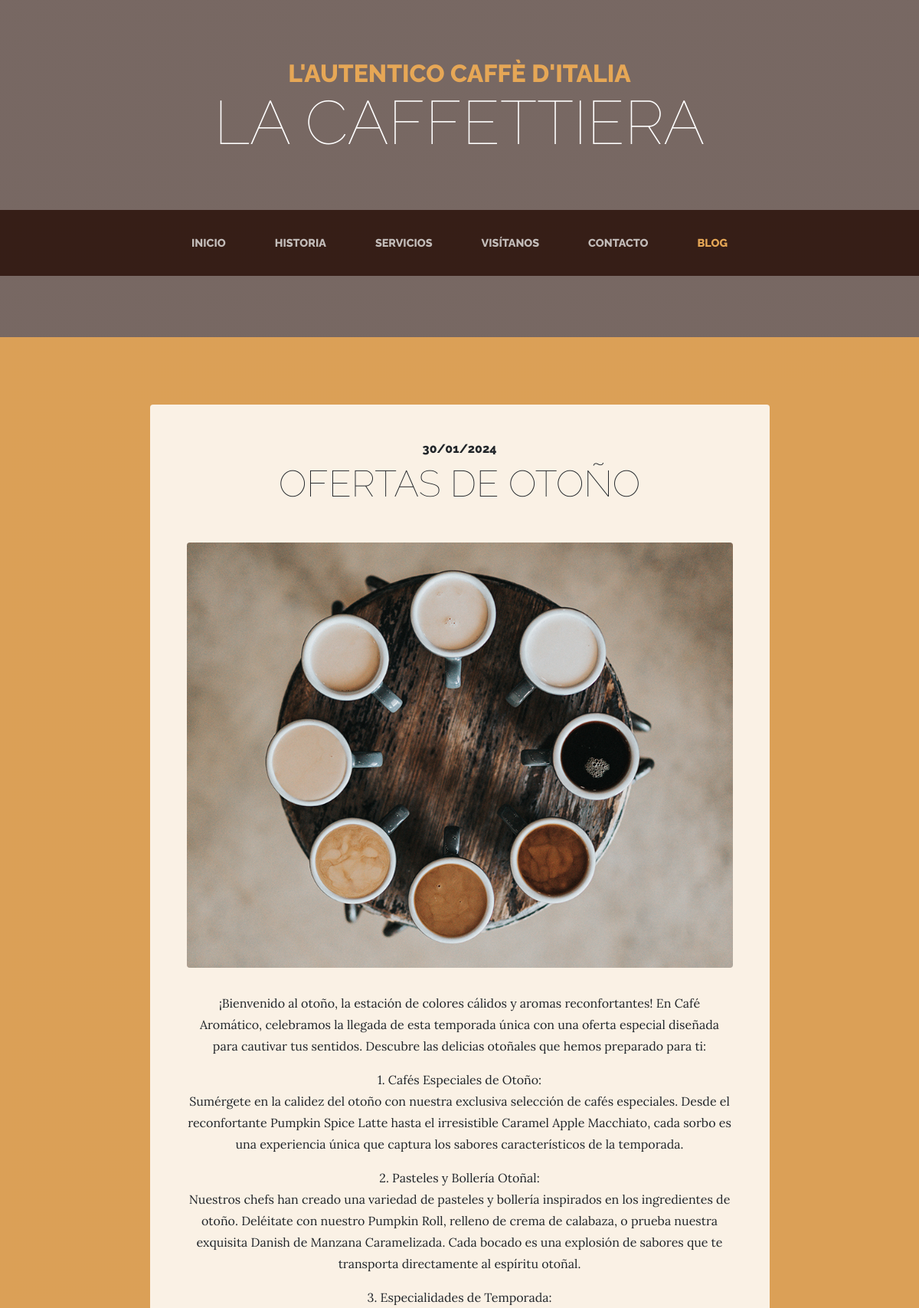
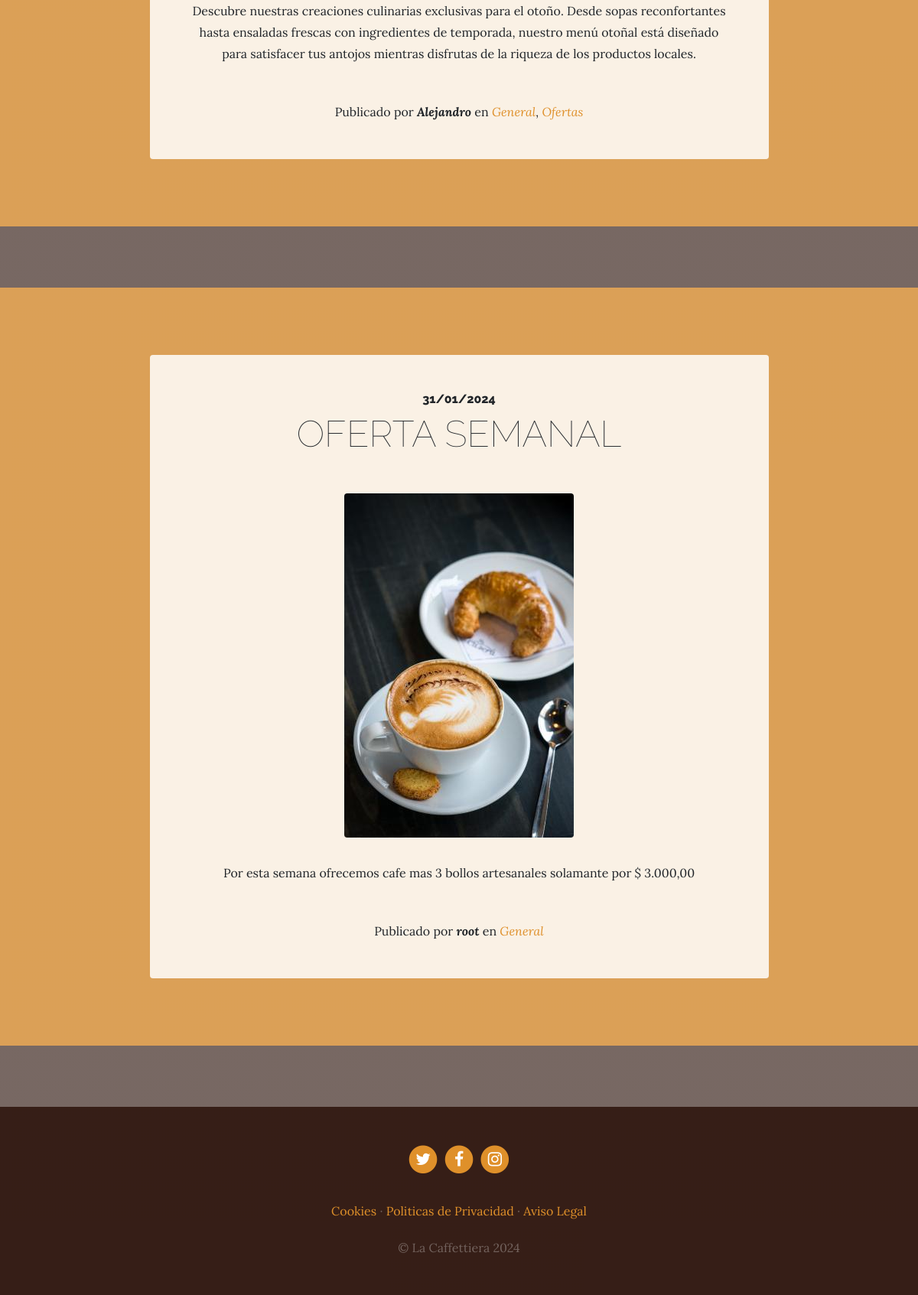
Screenshot of /blog/category/1/ with the database file from the repository (2 pictures, top to bottom).
### blog/models.py (models this page shows, shortened)
class Post(models.Model):
    title = models.CharField(max_length=200, verbose_name='Titulo')
    content = models.TextField(verbose_name='Contenido')
    published= models.DateTimeField( verbose_name='Fecha de Publicacion', default= now)
    image= models.ImageField(upload_to='posts', verbose_name='Imagen', null=True, blank=True)# lo pongo porque no voy a obligar a poner una imagen en la noticia
    author= models.ForeignKey(User, on_delete=models.CASCADE, verbose_name='Autor')
    categories= models.ManyToManyField(Category, verbose_name='Categorias', related_name='get_posts')
    created= models.DateTimeField(auto_now_add=True, verbose_name='Fecha de creación')
    updated= models.DateTimeField(auto_now=True, verbose_name='Fecha de edición')
    class Meta:
        verbose_name= 'Entrada'
        verbose_name_plural= 'Entradas'
        ordering = ['created']  # Corregido

class Category(models.Model):
    name = models.CharField(max_length=100, verbose_name='Nombre')
    created= models.DateTimeField(auto_now_add=True)
    updated= models.DateTimeField(auto_now=True)
    class Meta:
        verbose_name= 'Categoria'
        verbose_name_plural= 'Categorias'
        ordering = ['created']

### pages/models.py (models this page shows, shortened)
class Page(models.Model):
    title = models.CharField(verbose_name="Titulo", max_length=200)
    content= RichTextField(verbose_name="Contenido")
    order= models.IntegerField(verbose_name="Orden", default=0)
    created= models.DateTimeField(auto_now_add=True)
    updated= models.DateTimeField(auto_now=True)
    class Meta:
        verbose_name= 'Pagina'
        verbose_name_plural= 'Paginas'
        ordering = ['order','title']

### blog/views.py (the view)
# urls.py: path('category/<int:category_id>/', views.category, name="category")
def category(request, category_id):
    category= get_object_or_404(Category, id=category_id)
    return render(request, 'blog/category.html', {'category':category})

### pages/templatetags/pages_extras.py (called while the page is built)
@register.simple_tag
def get_page_list():
    pages=Page.objects.all()
    return pages

### social/proccesors.py (called while the page is built)
def ctx_dict(request):
    ctx= {}
    links=Links.objects.all()
    for link in links:
        ctx[link.link]=link.url
    return ctx

### blog/templates/blog/category.html (shortened to what this page needs)
{% extends 'core/base.html' %}
{% load static %}
{% block content %}
  {% for post in category.get_posts.all %}
    <section class="page-section cta">
      <div class="container">
        <div class="row">
          <div class="col-xl-9 mx-auto">
            <div class="cta-innerv text-center rounded">
              <h2 class="section-heading mb-5">
                <span class="section-heading-upper">{{post.published|date:"SHORT_DATE_FORMAT"}}</span>
                <span class="section-heading-lower">{{post.title}}</span>
              </h2>
              <p class="mb-0">
                <img class="mx-auto d-flex rounded img-fluid mb-3 mb-lg-0" src="{{post.image.url}}" alt="">
              </p>
              <p class="mb-0 mbt">{{post.content|linebreaks}}</p>
              <p class="mb-0 mbt">
                <span class="section-heading-under">Publicado por <em><b>{{post.author}}</b></em> en
                  <em>
                   {% for category in post.categories.all %}
                    <a href="{% url 'category' category.id %}" class="link">{{category.name}}</a>{% if not forloop.last %},{% endif %}
                   {% endfor %}
                  </em>
                </span>
              </p>
            </div>
          </div>
        </div>
      </div>
    </section>
  {% endfor %}
{% endblock %}

### core/templates/core/base.html (shortened to what this page needs)
<!DOCTYPE html>
<html lang="es">
  <head>
    {% load static %}
    <link href="{% static 'core/vendor/bootstrap/css/bootstrap.min.css' %}" rel="stylesheet">
    <link href="{% static 'core/vendor/font-awesome/css/font-awesome.min.css' %}" rel="stylesheet" type="text/css">
    <link href="{% static 'core/css/business-casual.css' %}" rel="stylesheet">
  </head>
  <body>
    <h1 class="site-heading text-center text-white d-none d-lg-block">
      <span class="site-heading-upper text-primary mb-3">L'autentico caffè d'italia</span>
      <span class="site-heading-lower">La Caffettiera</span>
    </h1>
    <nav class="navbar navbar-expand-lg navbar-dark py-lg-4" id="mainNav">
      <div class="container">
        <div class="collapse navbar-collapse" id="navbarResponsive">
          <ul class="navbar-nav mx-auto">
            <li class="nav-item  px-lg-4" {% if request.path == '/' %} active {% endif %}>
              <a class="nav-link text-uppercase text-expanded" href="{% url 'home' %}">Inicio</a>
            </li>
            <li class="nav-item px-lg-4 {% if request.path == '/about/' %} active {% endif %}">
              <a class="nav-link text-uppercase text-expanded" href="{% url 'about' %}">Historia</a>
            </li>
            <li class="nav-item px-lg-4 {% if request.path == '/services/' %} active {% endif %}">
              <a class="nav-link text-uppercase text-expanded" href="{% url 'services' %}">Servicios</a>
            </li>
            <li class="nav-item px-lg-4 {% if request.path == '/store/' %} active {% endif %}">
              <a class="nav-link text-uppercase text-expanded" href="{% url 'store' %}">Visítanos</a>
            </li>
            <li class="nav-item px-lg-4 {% if request.path == '/contact/' %} active {% endif %}">
              <a class="nav-link text-uppercase text-expanded" href="{% url 'contact' %}">Contacto</a>
            </li>
            <li class="nav-item px-lg-4 {% if request.path|slice:":6" == '/blog/' %} active {% endif %}">
              <a class="nav-link text-uppercase text-expanded" href="{% url 'blog' %}">Blog</a>
            </li>
          </ul>
        </div>
      </div>
    </nav>
    {% block content %} {% endblock %}
    <footer class="footer text-faded text-center py-5">
      <div class="container">
        <p class="m-0">
          {% if LINK_TWITER%}
	        <a href="{{LINK_TWITER}}" class="link">
	          <span class="fa-stack fa-lg">
	            <i class="fa fa-circle fa-stack-2x"></i>
	            <i class="fa fa-twitter fa-stack-1x fa-inverse"></i>
	          </span>
	        </a>
          {% endif %}
          {% if LINK_FACEBOOCK %}
	        <a href="{{LINK_FACEBOOCK}}" class="link">
	          <span class="fa-stack fa-lg">
	            <i class="fa fa-circle fa-stack-2x"></i>
	            <i class="fa fa-facebook fa-stack-1x fa-inverse"></i>
	          </span>
	        </a>
          {% endif %}
          {% if LINK_INSTAGRAM %}
	        <a href="{{LINK_INSTAGRAM}}" class="link">
	          <span class="fa-stack fa-lg">
	            <i class="fa fa-circle fa-stack-2x"></i>
	            <i class="fa fa-instagram fa-stack-1x fa-inverse"></i>
	          </span>
	        </a>
          {% endif %}
	    </p>
        <p class="m-0 mbt">
          {% load pages_extras %}
          {% get_page_list as page_list %}
          {% for page in page_list %}
            <a href="{% url 'page' page.id page.title|slugify %}" class="link">{{page.title}}</a> {% if not forloop.last %}·{% endif %}
          {% endfor %}
		</p>
        <p class="m-0 mbt1">&copy; La Caffettiera 2024</p>
      </div>
	</footer>
  </body>
</html>

### core/static/core/css/business-casual.css (style rules this page uses)
body { font-family: 'Lora'; background: linear-gradient(rgba(47, 23, 15, 0.65), rgba(47, 23, 15, 0.65)), url("../img/bg.jpg"); background-attachment: fixed; background-position: center; background-size: cover; }
h1, h2, h3, h4, h5, h6 { font-family: 'Raleway'; }
p { line-height: 1.75; }
.text-faded { color: rgba(255, 255, 255, 0.3); }
.site-heading { margin-top: 5rem; margin-bottom: 5rem; text-transform: uppercase; line-height: 1; font-family: 'Raleway'; }
.site-heading .site-heading-upper { display: block; font-size: 2rem; font-weight: 800; }
.site-heading .site-heading-lower { font-size: 5rem; font-weight: 100; line-height: 4rem; }
.page-section { margin-top: 5rem; margin-bottom: 5rem; }
.section-heading { text-transform: uppercase; }
.section-heading .section-heading-upper { display: block; font-size: 1rem; font-weight: 800; padding-bottom:.5rem; }
.section-heading .section-heading-lower { display: block; font-size: 3rem; font-weight: 100; }
#mainNav { background-color: rgba(47, 23, 15, 0.9); font-family: 'Raleway'; }
#mainNav .navbar-nav .nav-item .nav-link { color: rgba(255, 255, 255, 0.7); font-weight: 800; }
#mainNav .navbar-nav .nav-item.active .nav-link { color: #e6a756; }
@media (min-width: 992px) { #mainNav .navbar-nav .nav-item .nav-link { font-size: 0.9rem; } }
.cta { padding-top: 5rem; padding-bottom: 5rem; background-color: rgba(230, 167, 86, 0.9); }
.cta .cta-innerv { position: relative; padding: 3rem; margin: 0.5rem; background-color: rgba(255, 255, 255, 0.85); }
.footer { background-color: rgba(47, 23, 15, 0.9); }
.text-primary { color: #e6a756 !important; }
.mbt { padding-top: 2rem; }
.mbt1 { padding-top: 1.25rem; }
a.link { color: #df902a; }

### rows the page displays
Post: published "30/01/2024", title "OFERTAS DE OTOÑO", image (picture), content "¡Bienvenido al otoño, la estación de colores cálidos y aromas reconfortantes! En Café Aromático, celebramos la llegada de esta temporada única con una oferta especial diseñada para cautivar tus sentidos. Descubre las delicias otoñales que hemos preparado para ti: 1. Cafés Especiales de Otoño: Sumérgete en la calidez del otoño con nuestra exclusiva selección de cafés especiales. Desde el reconfortante Pumpkin Spice Latte hasta el irresistible Caramel Apple Macchiato, cada sorbo es una experiencia única que captura los sabores característicos de la temporada. 2. Pasteles y Bollería Otoñal: Nuestros chefs han creado una variedad de pasteles y bollería inspirados en los ingredientes de otoño.…", author "Alejandro"
Category: name "General"
Category: name "Ofertas"
Post: published "31/01/2024", title "OFERTA SEMANAL", image (picture), content "Por esta semana ofrecemos cafe mas 3 bollos artesanales solamante por $ 3.000,00", author "root"
Page: title "Cookies"
Page: title "Politicas de Privacidad"
Page: title "Aviso Legal"
